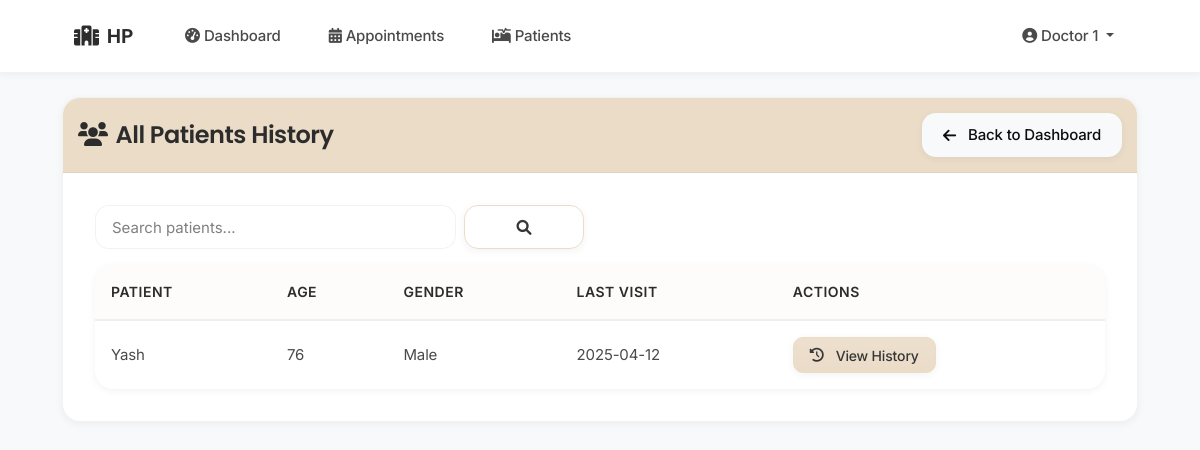
The page /doctor/patients (signed in) on the database its author committed.
### tables this page shows
CREATE TABLE patients (
                id INTEGER PRIMARY KEY AUTOINCREMENT,
                name TEXT NOT NULL,
                age INTEGER NOT NULL,
                gender TEXT,
                contact TEXT,
                address TEXT,
                medical_history TEXT,
                created_at TIMESTAMP DEFAULT CURRENT_TIMESTAMP,
                created_by INTEGER,
                hospital_id INTEGER NOT NULL,
                FOREIGN KEY (created_by) REFERENCES staff(id),
                FOREIGN KEY (hospital_id) REFERENCES staff(id)
            );

### app.py (the view)
@app.route('/doctor/patients')
def all_patients_history():
    if 'user_id' not in session or session['user_type'] != 'doctor':
        return redirect(url_for('login'))
    search_query = request.args.get('search', '').strip()
    doctor_id = session['user_id']
    conn = get_db_connection()
    try:
        if search_query:
            patients = conn.execute('''
                SELECT DISTINCT p.*, MAX(a.date) as last_visit
                FROM patients p
                JOIN appointments a ON p.id = a.patient_id
                WHERE a.doctor_id = ?
                AND p.hospital_id = ?
                AND (p.name LIKE ? OR p.contact LIKE ?)
                GROUP BY p.id
                ORDER BY p.name
            ''', (doctor_id, session['hospital_id'], f'%{search_query}%', f'%{search_query}%')).fetchall()
        else:
            patients = conn.execute('''
                SELECT DISTINCT p.*, MAX(a.date) as last_visit
                FROM patients p
                JOIN appointments a ON p.id = a.patient_id
                WHERE a.doctor_id = ?
                AND p.hospital_id = ?
                GROUP BY p.id
                ORDER BY p.name
            ''', (doctor_id, session['hospital_id'])).fetchall()
    except Exception as e:
        flash('Error loading patients', 'danger')
        app.logger.error(f"All patients history error: {str(e)}")
        patients = []
    finally:
        conn.close()
    try:
        return render_template('doctor/all_patients_history.html',
                             patients=patients,
                             search_query=search_query)
    except Exception as e:
        app.logger.error(f"Template rendering error: {str(e)}")
        flash('Error loading the page', 'danger')
        return redirect(url_for('doctor_dashboard'))

### app.py (called while the page is built)
@app.context_processor
def utility_processor():
    def now():
        return datetime.now()
    return dict(now=now)

def get_db_connection():
    try:
        conn = sqlite3.connect(get_db_path())
        conn.row_factory = sqlite3.Row
        return conn
    except sqlite3.Error as e:
        logger.error(f"Database connection error: {e}")
        raise

### database.py (called while the page is built)
def get_db_path():
    app_dir = os.path.dirname(os.path.abspath(__file__))
    if 'RENDER' in os.environ:
        db_dir = os.path.join(app_dir, 'data')
        if not os.path.exists(db_dir):
            os.makedirs(db_dir, exist_ok=True)
            logger.info(f"Created database directory: {db_dir}")
        return os.path.join(db_dir, 'hospital.db')
    else:
        instance_path = os.path.join(app_dir, 'instance')
        if not os.path.exists(instance_path):
            os.makedirs(instance_path, exist_ok=True)
            logger.info(f"Created instance directory: {instance_path}")
        return os.path.join(instance_path, 'hospital.db')

### templates/doctor/all_patients_history.html (shortened to what this page needs)
{% extends "base.html" %}
{% block content %}
<div class="card">
    <div class="card-header text-white d-flex justify-content-between align-items-center" style="background-color:rgb(235, 220, 200); padding: 15px 15px">
        <h4 class="mb-0">
            <i class="fas fa-users me-2"></i>All Patients History
        </h4>
        <div>
            <a href="{{ url_for('doctor_dashboard') }}" class="btn btn-light">
                <i class="fas fa-arrow-left me-1"></i>Back to Dashboard
            </a>
        </div>
    </div>
    <div class="card-body">
        <div class="row mb-3">
            <div class="col-md-6">
                <form class="d-flex" method="GET" action="{{ url_for('all_patients_history') }}">
                    <input class="form-control me-2" type="search" name="search" placeholder="Search patients..."
                           value="{{ search_query }}" aria-label="Search">
                    <button class="btn btn-outline-primary" type="submit">
                        <i class="fas fa-search"></i>
                    </button>
                </form>
            </div>
        </div>
        <div class="table-responsive">
            <table class="table table-hover">
                <thead>
                    <tr>
                        <th>Patient</th>
                        <th>Age</th>
                        <th>Gender</th>
                        <th>Last Visit</th>
                        <th>Actions</th>
                    </tr>
                </thead>
                <tbody>
                    {% for patient in patients %}
                    <tr>
                        <td>{{ patient.name }}</td>
                        <td>{{ patient.age }}</td>
                        <td>{{ patient.gender }}</td>
                        <td>
                            {% if patient.last_visit %}
                                {{ patient.last_visit }}
                            {% else %}
                                Never
                            {% endif %}
                        </td>
                        <td>
                            <a href="{{ url_for('patient_history', patient_id=patient.id) }}"
                               class="btn btn-sm btn-primary">
                                <i class="fas fa-history me-1"></i>View History
                            </a>
                        </td>
                    </tr>
                    {% else %}
                    <tr>
                        <td colspan="5" class="text-center">No patients found</td>
                    </tr>
                    {% endfor %}
                </tbody>
            </table>
        </div>
    </div>
</div>
{% endblock %}

### templates/base.html (style rules this page uses)
:root { --primary: rgb(235, 220, 200); --primary-dark: rgb(215, 200, 180); --primary-light: rgba(235, 220, 200, 0.1); --primary-lighter: rgba(235, 220, 200, 0.05); --secondary: rgb(200, 185, 165); --text-primary: #2c2c2c; --text-secondary: #4a4a4a; --bg-light: #fafafa; --white: #ffffff; --border-color: rgba(0,0,0,0.05); --success: #2e8b57; --success-light: rgba(46, 139, 87, 0.1); --info: rgb(235, 220, 200); --info-light: rgba(235, 220, 200, 0.1); --warning: #d4a017; --warning-light: rgba(212, 160, 23, 0.1); --danger: #c41e3a; --danger-light: rgba(196, 30, 58, 0.1); --spacing-xs: 0.5rem; --spacing-sm: 0.75rem; --spacing-md: 1rem; --spacing-lg: 1.5rem; --spacing-xl: 2rem; --radius-xs: 6px; --radius-sm: 10px; --radius-md: 14px; --radius-lg: 18px; --radius-xl: 24px; --radius-2xl: 30px; --radius-full: 9999px; --shadow-sm: 0 2px 8px rgba(0,0,0,0.05); --shadow-md: 0 4px 12px rgba(0,0,0,0.08); --shadow-lg: 0 8px 24px rgba(0,0,0,0.12); --transition-fast: all 0.2s ease; --transition-normal: all 0.3s ease; }
body { font-family: 'Inter', sans-serif; min-height: 100vh; display: flex; flex-direction: column; background-color: var(--bg-light); color: var(--text-primary); line-height: 1.6; -webkit-font-smoothing: antialiased; letter-spacing: -0.01em; }
h1, h2, h3, h4, h5, h6 { font-family: 'Poppins', sans-serif; font-weight: 600; color: var(--text-primary); margin-bottom: var(--spacing-lg); letter-spacing: -0.02em; line-height: 1.3; }
.btn { padding: 0.625rem 1.25rem; font-weight: 500; border-radius: var(--radius-md); transition: var(--transition-fast); position: relative; overflow: hidden; min-width: 120px; height: 44px; display: inline-flex; align-items: center; justify-content: center; gap: var(--spacing-xs); font-size: 0.9375rem; line-height: 1.5; text-align: center; white-space: nowrap; vertical-align: middle; cursor: pointer; user-select: none; border: 1px solid transparent; box-shadow: var(--shadow-sm); }
.btn::after { content: ''; position: absolute; top: 0; left: 0; width: 100%; height: 100%; background: linear-gradient(rgba(255,255,255,0.1), rgba(255,255,255,0)); pointer-events: none; transition: var(--transition-fast); }
.btn-sm { padding: 0.5rem 1rem; font-size: 0.875rem; min-width: 100px; height: 36px; border-radius: var(--radius-sm); }
.btn-primary { background-color: var(--primary) !important; border-color: var(--primary) !important; color: var(--text-primary) !important; }
.btn-outline-primary { color: var(--text-primary) !important; border-color: var(--primary) !important; background-color: transparent; }
.form-control, .form-select { height: 44px; padding: 0.625rem 1rem; font-size: 0.9375rem; border-radius: var(--radius-md); border: 1px solid var(--border-color); transition: var(--transition-fast); line-height: 1.5; color: var(--text-primary); }
.form-control::placeholder { color: var(--text-secondary); opacity: 0.7; }
.row { margin-left: calc(-1 * var(--spacing-md)); margin-right: calc(-1 * var(--spacing-md)); }
.row > [class*="col-"] { padding-left: var(--spacing-md); padding-right: var(--spacing-md); }
.table { width: 100%; margin-bottom: 0; background-color: var(--white); border-radius: var(--radius-lg); overflow: hidden; box-shadow: var(--shadow-sm); border-collapse: separate; border-spacing: 0; }
.table thead th { background-color: var(--primary-light); color: var(--text-primary); font-weight: 600; font-size: 0.875rem; text-transform: uppercase; letter-spacing: 0.5px; padding: var(--spacing-md); border-bottom: 2px solid var(--border-color); vertical-align: middle; }
.table tbody td { padding: var(--spacing-md); vertical-align: middle; border-bottom: 1px solid var(--border-color); font-size: 0.9375rem; color: var(--text-secondary); line-height: 1.6; }
.table tbody tr:last-child td { border-bottom: none; }
.table-responsive { border-radius: var(--radius-lg); box-shadow: var(--shadow-sm); margin-bottom: 0; }
.card { border-radius: var(--radius-lg); border: 1px solid var(--border-color); box-shadow: var(--shadow-sm); overflow: hidden; transition: var(--transition-normal); }
.card-header { background-color: var(--primary); border-bottom: 1px solid var(--border-color); padding: var(--spacing-lg); }
.card-body { padding: var(--spacing-xl); }

### rows shown on the page
patients: name "Yash", age "76", gender "Male", last_visit "2025-04-12"

### other values the page prints
{{ session.get('hospital_name', 'Hospital Management') }} "HP"
{{ session.get('name', 'User') }} "Doctor 1"
